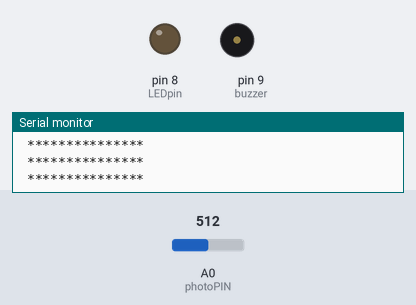
Bench run of a sketch on a simulated Arduino Uno, built with avr-gcc and run on an emulated ATmega328P. Parts: output pins drawn as LEDs (lit = HIGH), buzzer (waves = sounding), the last lines printed to the serial monitor. Inputs (shaded band) come from the test bench; at power-on: A0 (photoPIN) = 512.

Above: at 1.2 s.
1.3 s: A0 (photoPIN) set to 213
4.3 s: A0 (photoPIN) set to 182
At 5.1 s:
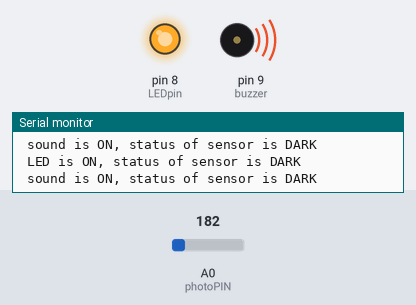
Timing chart, 0 to 7.3 s (numbered marks = the images above; inputs shaded):
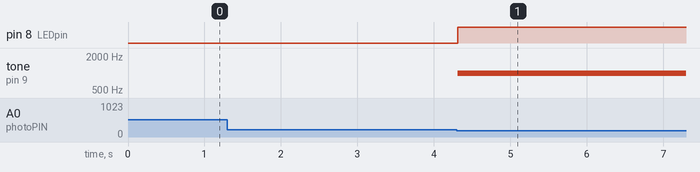

The sketch:

light_sensor.ino
```cpp
const int LEDpin = 8;
const int photoPIN = A0;
const int buzzer = 9;

void setup() {
  // initializing the serial communication:
  Serial.begin(9600);
  pinMode(photoPIN, INPUT);
  pinMode(LEDpin, OUTPUT);
  pinMode(buzzer, OUTPUT);
}
void loop() {
  // read the sensor:
  int sensorStatus = analogRead(photoPIN);
   // now, it will check the reading or status of the sensor is < 200
  // if it is, LED will be HIGH
  if (sensorStatus <200)
  {
    digitalWrite(LEDpin, HIGH);
    tone(buzzer, 1000);
    Serial.println(" LED is ON, status of sensor is DARK");
    Serial.println(" sound is ON, status of sensor is DARK");
  }
  else
  {
    digitalWrite(LEDpin, LOW);
    noTone(buzzer);
    Serial.println(" ***************");
  }
}
```

Measured:
- the behaviour switches between 200 and 199 on A0 (photoPIN) (found by bisection; images 0 and 1)
- after the input at 4.3 s, pin 8 (LEDpin): LOW → HIGH at once; tone on pin 9 (buzzer): silent → 1000 Hz at once
